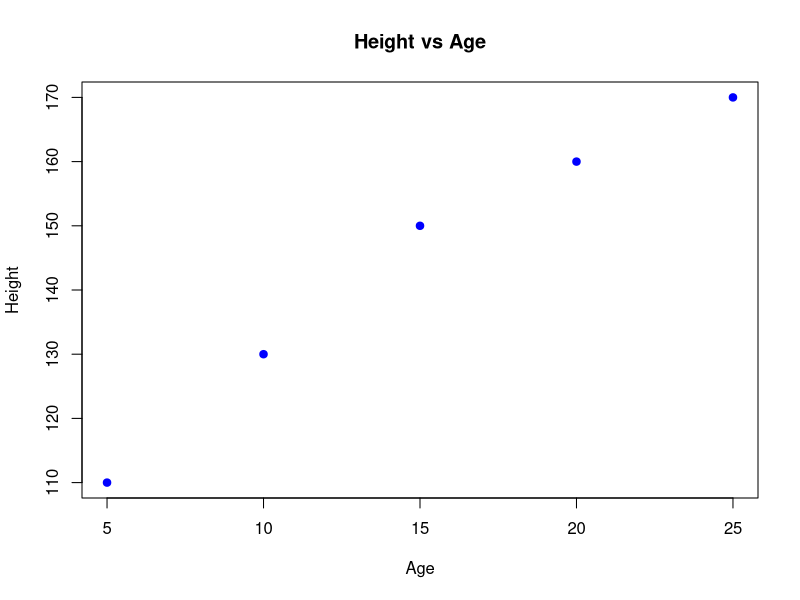
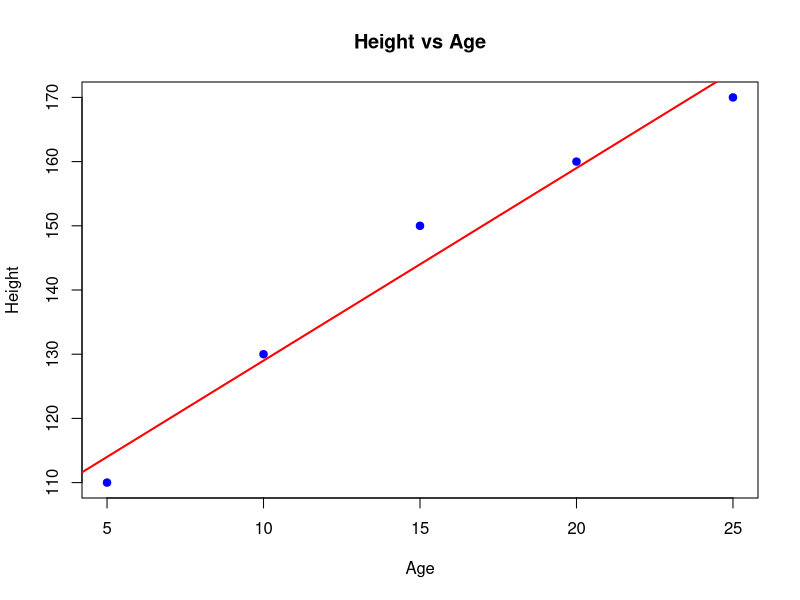
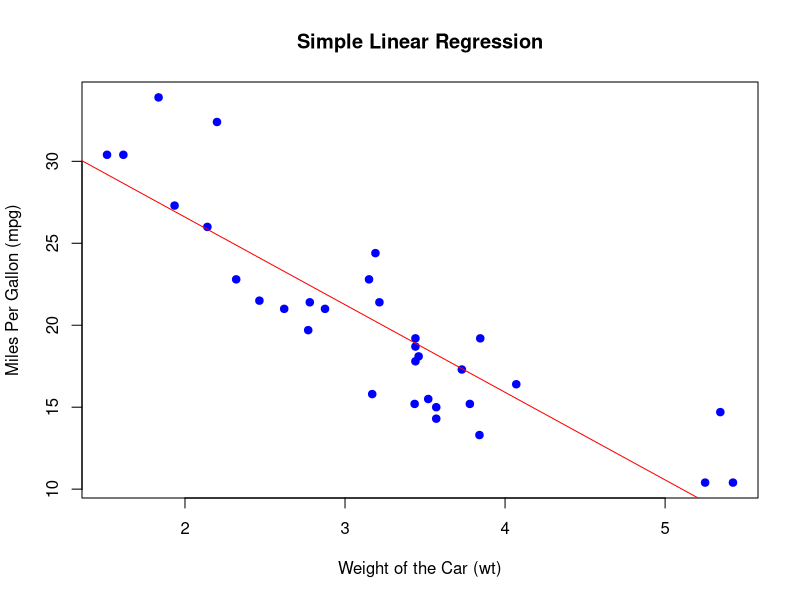

These figures' R source, in order:
## ---- chunk 1
# Creating a sample data set
age = c(5, 10, 15, 20, 25)
height = c(110, 130, 150, 160, 170)

# Fitting a linear regression data set
model_1 <- lm(height ~ age)
## ---- chunk 2
summary(model_1)
## ---- chunk 3
# Load the mtcars dataset
data(mtcars)
# View the first few rows of the dataset
head(mtcars)
## ---- chunk 4
# Fit the linear regression model
model_2 <- lm(mpg ~ wt, data = mtcars)
## ---- chunk 5
# Get the summary of the model
summary(model_2)
## ---- chunk 6
# Scatter plot of age vs height 
plot(age, height,
     main = "Height vs Age", 
     xlab = "Age",
     ylab = "Height",pch=19,
     col = "blue"
       )
## ---- chunk 7
# Scatter plot of age vs height 
plot(age, height,
     main = "Height vs Age", 
     xlab = "Age",
     ylab = "Height",pch=19,
     col = "blue"
       )

# Adding a regression line 
abline(model_1, col="red", lwd=2)
## ---- chunk 8
# Plot the data points
plot(mtcars$wt, mtcars$mpg, 
     main = "Simple Linear Regression", 
     xlab = "Weight of the Car (wt)", 
     ylab = "Miles Per Gallon (mpg)", 
     pch = 19, col = "blue")

# Add the regression line
abline(model_2, col = "red")
## ---- chunk 9
# Predict mpg for a car that weighs 3.5 tons
new_data <- data.frame(wt = 3.5)
predicted_mpg <- predict(model_2, new_data)
print(paste("Predicted MPG for a car weighing 3.5 tons:", round(predicted_mpg, 2)))
